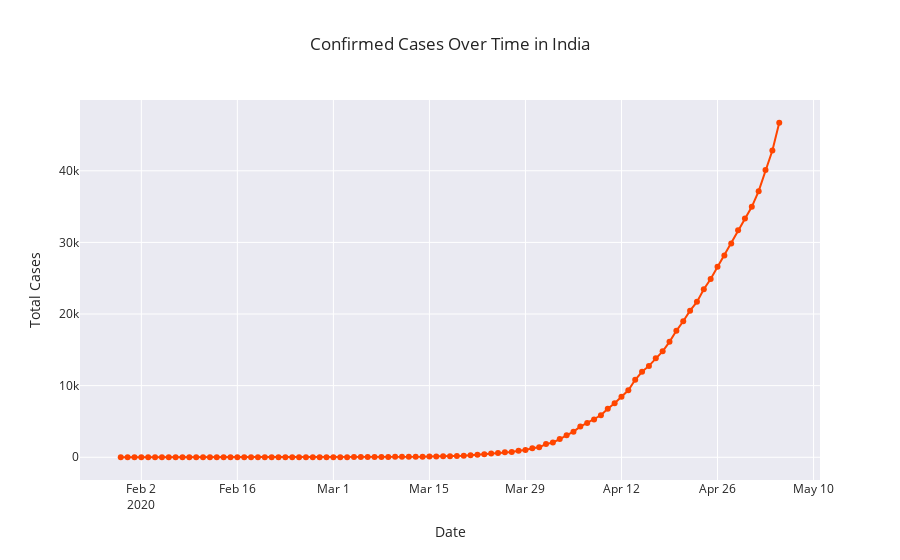

Write notebook code for a chart like this one.
### Markdown cell above
### Confirmed cases over time

### Code cell
total_cases = india_df.groupby('date')['date', 'confirmed'].sum().reset_index()
total_cases['date'] = pd.to_datetime(total_cases['date'])

fig = go.Figure()
fig.add_trace(go.Scatter(x=total_cases['date'], y=total_cases['confirmed'],
                   mode='lines+markers', line = dict(color='orangered', width=2)))
fig.update_layout(title='Confirmed Cases Over Time in India',
                   xaxis_title='Date',
                   yaxis_title='Total Cases')
fig.show()
